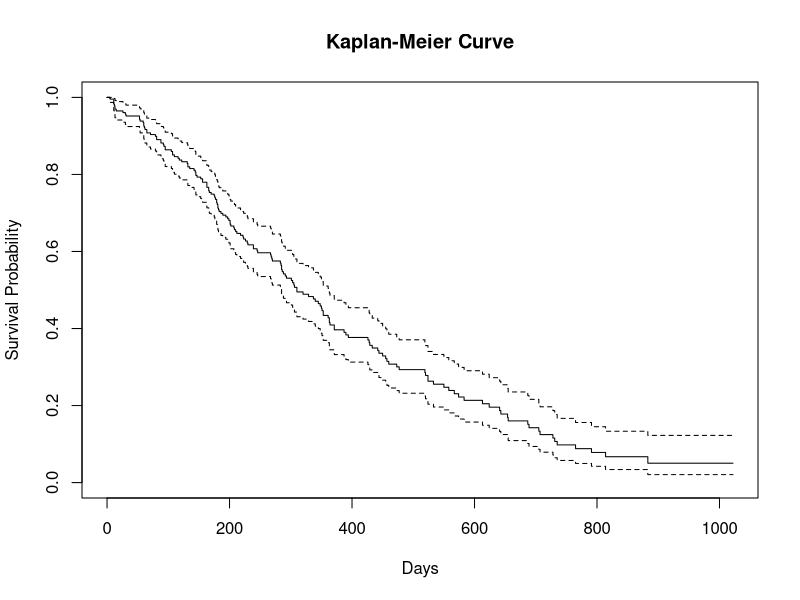
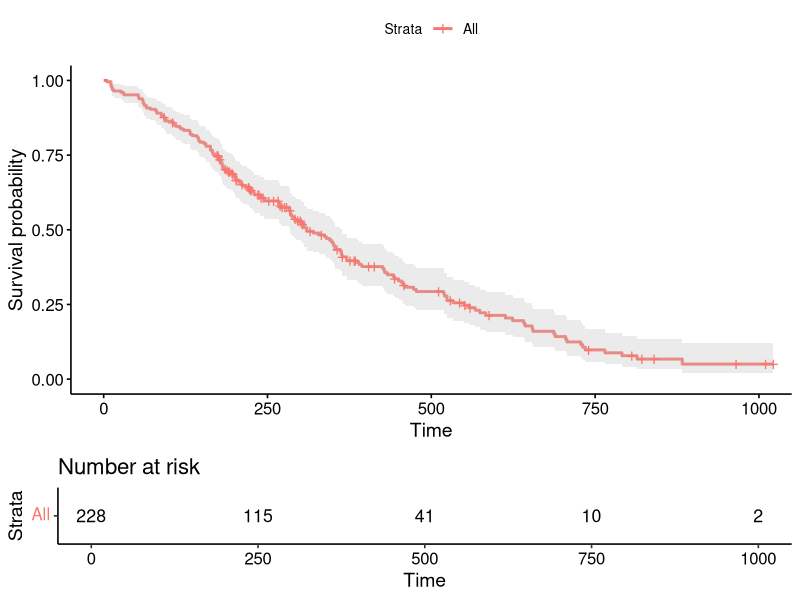
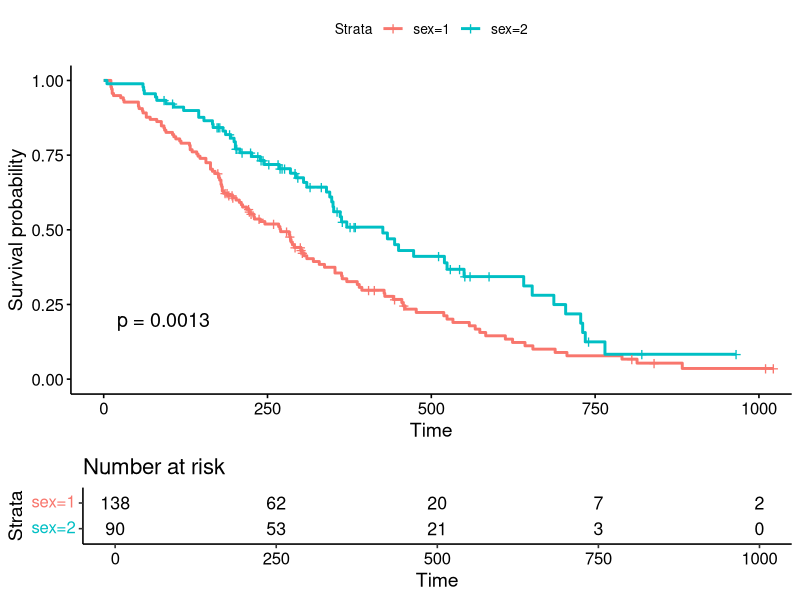
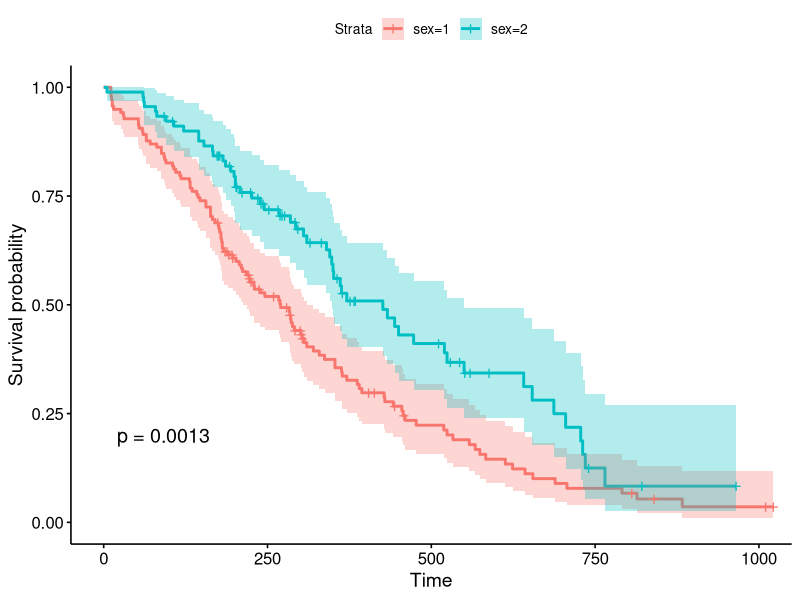
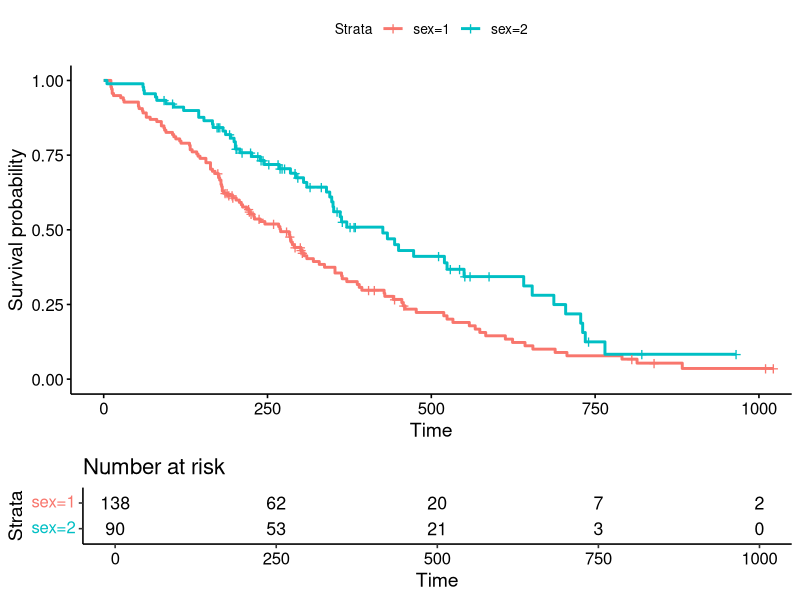
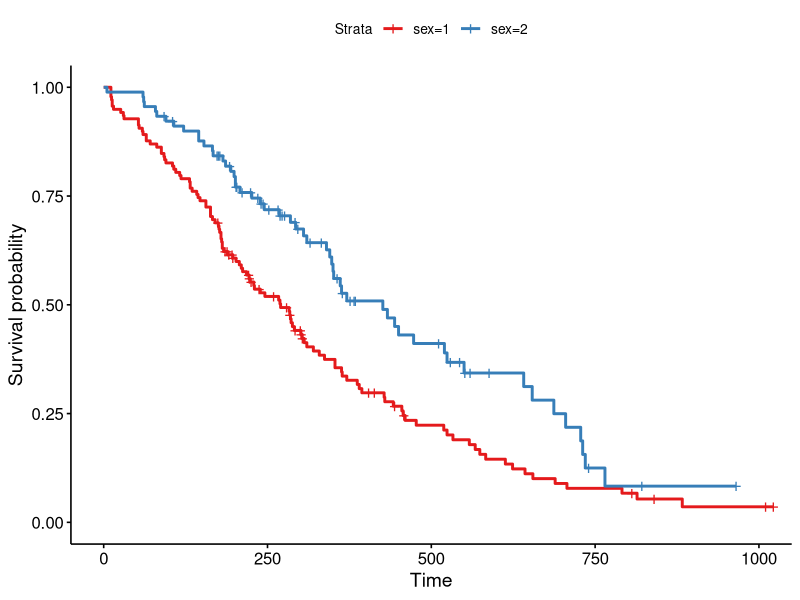
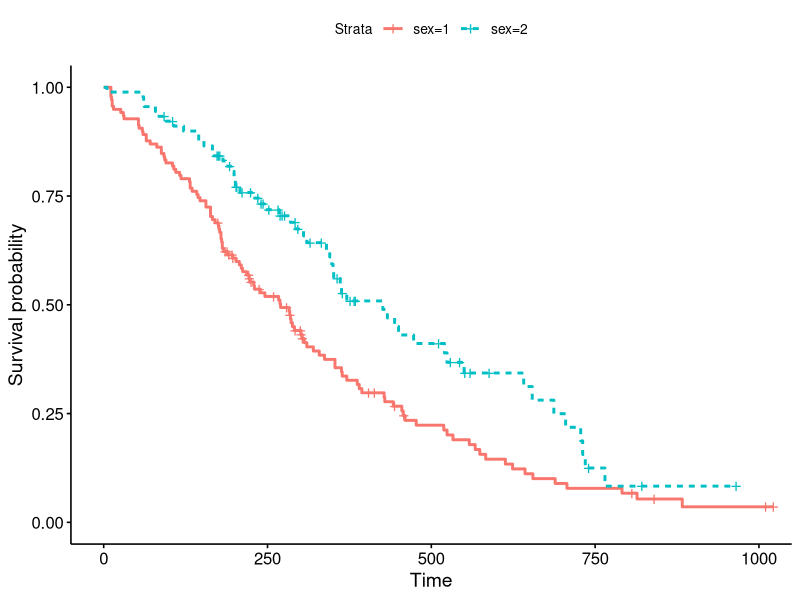
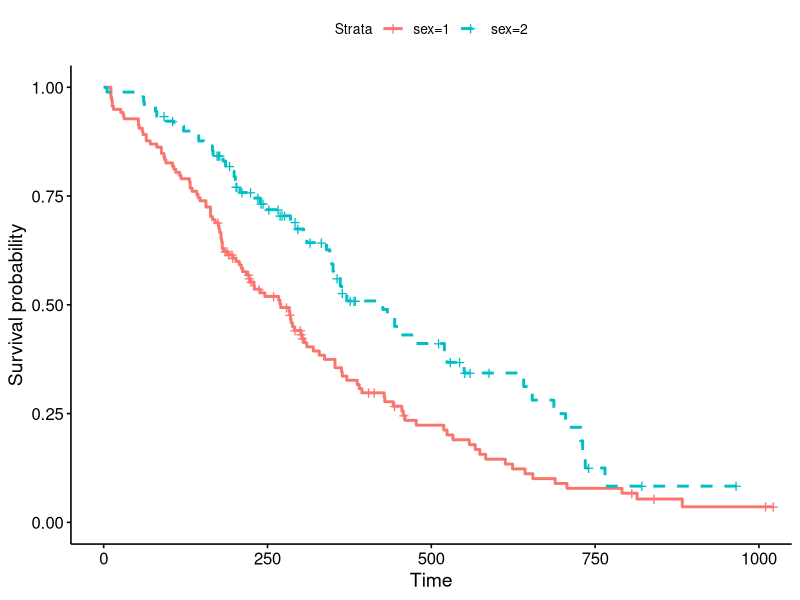

Here is the R script that generated these plots, in order:
## ---- chunk 1
library(survival) 
data(lung) 
fit_km <- survfit(Surv(time, status == 2) ~ 1, data = lung) 
summary(fit_km)
## ---- chunk 2
plot( fit_km, xlab = "Days", ylab = "Survival Probability", main = "Kaplan-Meier Curve" )
## ---- chunk 3
library(survminer) 
ggsurvplot( fit_km, risk.table = TRUE, conf.int = TRUE, pval = FALSE )
## ---- chunk 4
cox_model <- coxph(Surv(time, status == 2) ~ age + sex, data = lung) 

summary(cox_model)
## ---- chunk 5
survdiff( Surv(time, status == 2) ~ sex, data = lung )
## ---- chunk 6
data(lung)
head(lung)
km_sex <- survfit( Surv(time, status == 2) ~ sex, data = lung ) 
ggsurvplot( km_sex, data = lung, risk.table = TRUE, pval = TRUE )

survdiff( Surv(time, status == 2) ~ sex, data = lung )

cox_fit <- coxph(Surv(time, status == 2) ~ age + sex + ph.ecog, data = lung) 
summary(cox_fit)
## ---- chunk 7
library(survival)
library(survminer)

data(lung)

fit <- survfit(Surv(time, status == 2) ~ sex, data = lung)

# Basic plot with 95% CI and Log-rank test p-value
ggsurvplot(fit, data = lung, conf.int = TRUE, pval = TRUE)
## ---- chunk 8
# Add risk table
ggsurvplot(fit, data = lung, risk.table = TRUE)
## ---- chunk 9
# Change color
ggsurvplot(fit, data = lung, palette = c("#E41A1C","#377EB8"))
## ---- chunk 10
# Change line type
ggsurvplot(fit, data = lung, linetype = "strata")
ggsurvplot(fit, data = lung, linetype = c("solid","dashed"))
## ---- chunk 11
ggsurvplot(fit, data = lung, 
           legend.title = "Sex", legend.labs = c(   "Male","Female"))
## ---- chunk 12
# Customize Axis Labels
ggsurvplot(fit, data = lung, 
           xlab = "Days", ylab = "Overall Survival Probability")
## ---- chunk 13
# Control X-axis Breaks
# 每 100 天顯示一個刻度。
ggsurvplot(fit, data = lung, break.time.by = 100)
## ---- chunk 14
# Restrict X-axis Range
# 只顯示前 800 天。
ggsurvplot(
  fit,
  data = lung,
  xlim = c(0, 800)
)
## ---- chunk 15
# Show Median Survival
# "none", "h", "v", "hv"
ggsurvplot(
  fit,
  data = lung,
  surv.median.line = "hv"
)
## ---- chunk 16
# 顯示設限個案
ggsurvplot(
  fit,
  data = lung,
  censor = TRUE
)
# 調整符號
ggsurvplot(
  fit,
  data = lung,
  censor.shape = "|",
  censor.size = 4
)
## ---- chunk 17
# 醫學期刊風格
ggsurvplot(
  fit,
  data = lung,

  conf.int = TRUE,
  pval = TRUE,
  risk.table = TRUE,

  risk.table.height = 0.25,

  break.time.by = 100,

  xlab = "Time (days)",
  ylab = "Survival Probability",

  palette = "lancet",

  surv.median.line = "hv",

  ggtheme = theme_bw()
)
## ---- chunk 18
# 模仿醫學期刊風格
ggsurvplot(
  fit,
  data = lung,

  risk.table = TRUE,
  pval = TRUE,
  conf.int = TRUE,

  palette = "nejm",

  ggtheme = theme_classic()
)
## ---- chunk 19
# 自訂
library(survival)
library(survminer)

fit <- survfit(
  Surv(time, status == 2) ~ sex,
  data = lung
)

ggsurvplot(
  fit,
  data = lung,

  conf.int = TRUE,
  pval = TRUE,
  risk.table = TRUE,

  risk.table.height = 0.25,

  surv.median.line = "hv",

  break.time.by = 100,

  xlab = "Time (days)",
  ylab = "Overall Survival",

  legend.title = "Sex",
  legend.labs = c(
    "Male",
    "Female"
  ),

  palette = "lancet",

  censor.shape = "|",
  censor.size = 4,

  ggtheme = theme_bw(base_size = 14)
)
## ---- chunk 20
# 推薦預設模板
ggsurvplot(
  fit,
  data = lung,

  conf.int = TRUE,
  pval = TRUE,
  risk.table = TRUE,

  surv.median.line = "hv",

  break.time.by = 365,

  palette = "lancet",

  ggtheme = theme_bw(base_size = 14)
)
